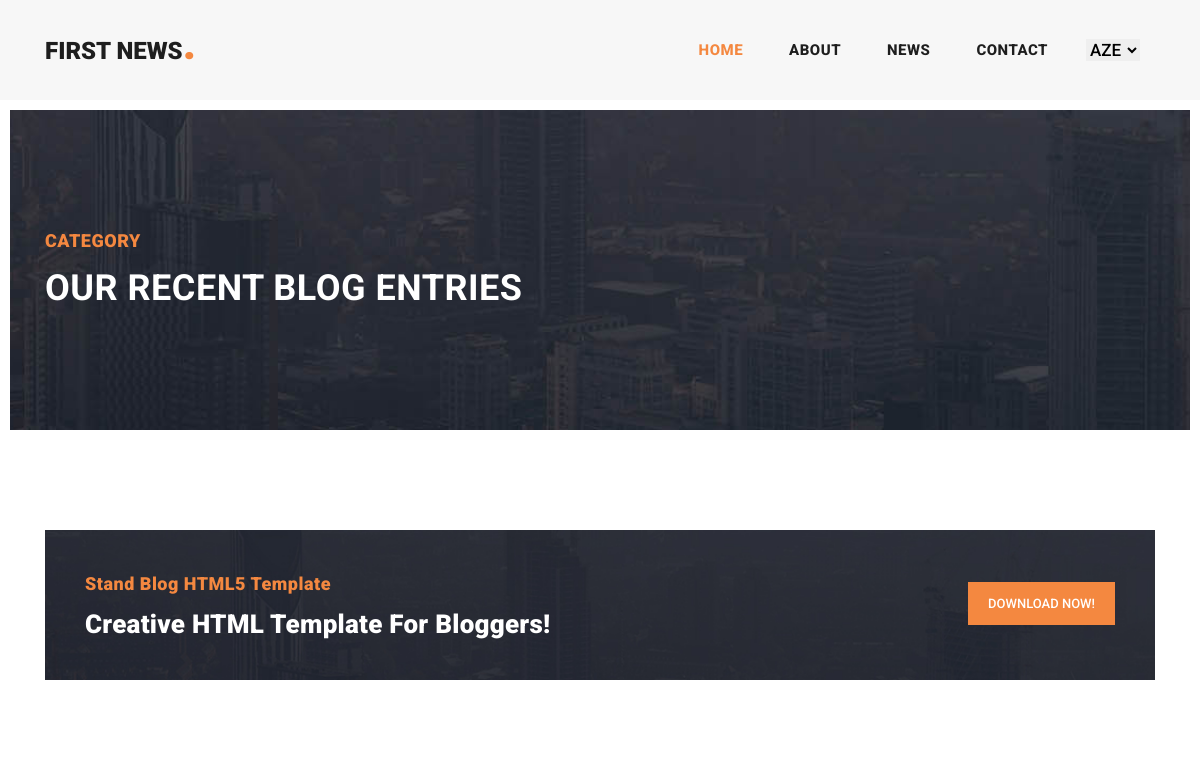
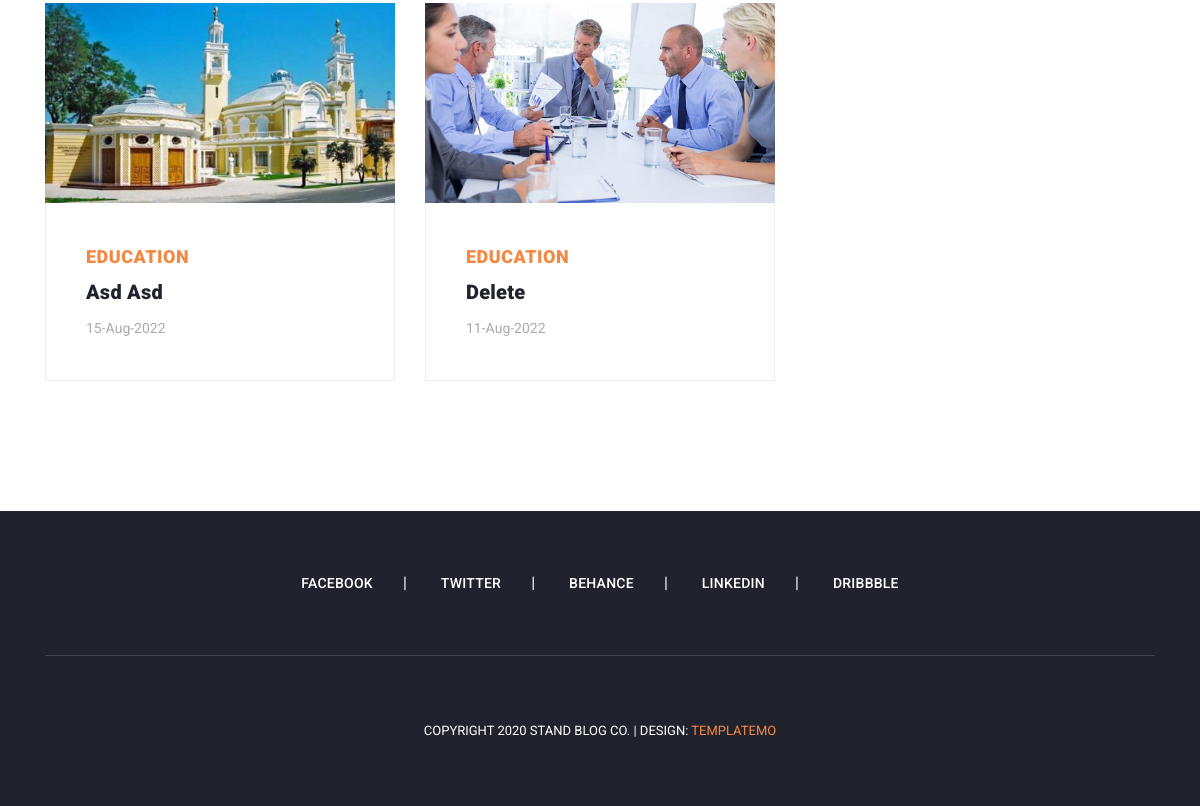
The app's page /category/Education, older data (2 pictures, top to bottom).
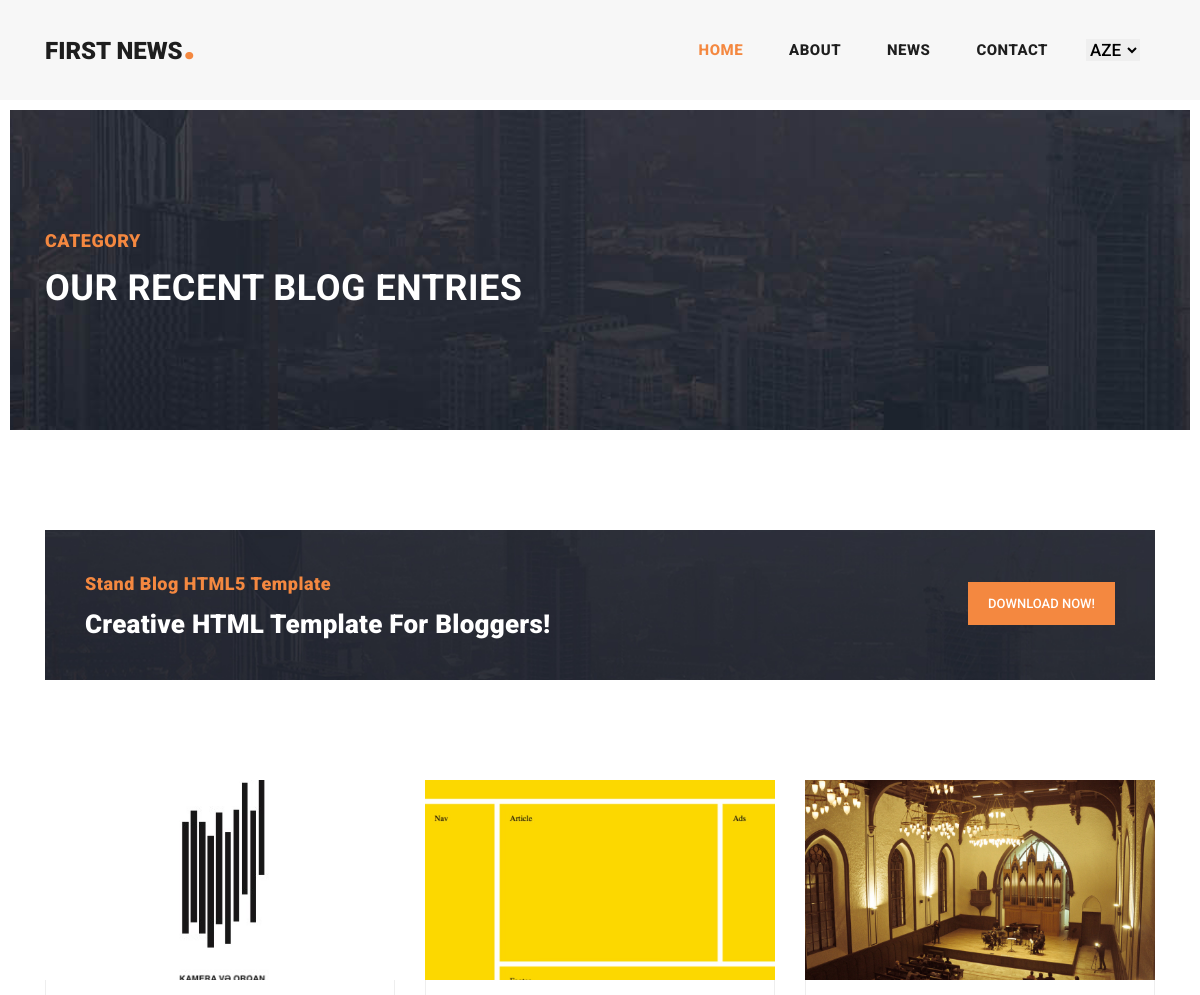
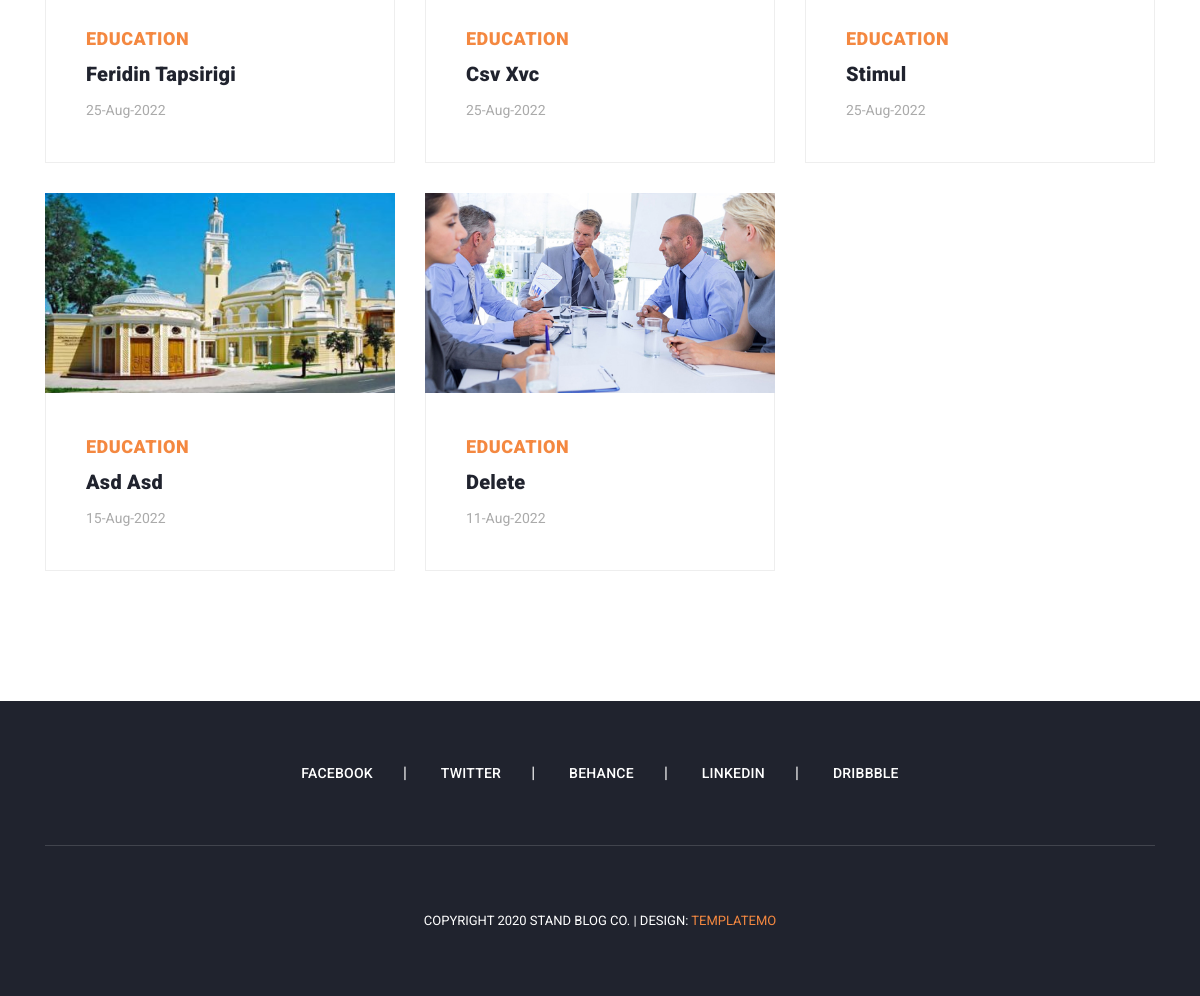
The same page, newer data (2 pictures, top to bottom).
### tables this page shows
CREATE TABLE `news` (
  `n_id` int(11) NOT NULL,
  `n_title` varchar(255) NOT NULL,
  `n_descr` longtext NOT NULL,
  `n_date` varchar(255) NOT NULL,
  `n_category` varchar(255) NOT NULL,
  `n_status` varchar(50) NOT NULL,
  `n_img` varchar(255) NOT NULL,
  `n_img_format` varchar(255) NOT NULL,
  `n_create_date` varchar(255) NOT NULL,
  `n_creater_id` int(255) NOT NULL,
  `n_update_date` varchar(255) NOT NULL,
  `n_updater_id` int(255) NOT NULL
);

### application/controllers/User_controller.php (called while the page is built, shortened)
<?php
class User_controller extends CI_controller{
    public function category($category){
        $category = $this->security->xss_clean($category);
        $data['get_all_news'] = $this->db->order_by('n_id','DESC')->where('n_category',$category)->get('news')->result_array();
        $this->load->view('user/category',$data);
    }
}

### index.php (called while the page is built, shortened)
<?php
require_once BASEPATH.'core/CodeIgniter.php';

### application/views/user/category.php (the view, shortened to what this page needs)
<div class="heading-page header-text">
  <section class="page-heading">
    <div class="container">
      <div class="row">
        <div class="col-lg-12">
          <div class="text-content">
            <h4>Category</h4>
            <h2>Our Recent Blog Entries</h2>
          </div>
        </div>
      </div>
    </div>
  </section>
</div>
<section class="call-to-action">
  <div class="container">
    <div class="row">
      <div class="col-lg-12">
        <div class="main-content">
          <div class="row">
            <div class="col-lg-8">
              <span>Stand Blog HTML5 Template</span>
              <h4>Creative HTML Template For Bloggers!</h4>
            </div>
            <div class="col-lg-4">
              <div class="main-button">
                <a href="https://templatemo.com/tm-551-stand-blog" target="_parent">Download Now!</a>
              </div>
            </div>
          </div>
        </div>
      </div>
    </div>
  </div>
</section>
<section class="blog-posts grid-system">
  <div class="container">
    <div class="row">
      <div class="col-lg-12">
        <div class="all-blog-posts">
          <div class="row">
          <?php foreach($get_all_news as $item){ ?>
            <div class="col-lg-4">
              <div class="blog-post">
                <div class="blog-thumb">
                  <?php if($item['n_img']){ ?>
                    <img class="n_img" src="<?php echo base_url('uploads/news/'.$item['n_img']); ?>" alt="">
                  <?php }else{ ?>
                    <img class="n_img" src="https://encrypted-tbn0.gstatic.com/images?q=tbn:ANd9GcRXXId7iOlJzQM1GZNT4qi0MbbMRTnQ2Rx-vncFr8JdzKmfDVg6wE2nqm5YIm-xvFEE5pw&usqp=CAU" alt="">
                 <?php  } ?>
                </div>
                <div class="down-content">
                  <span><?php echo $item['n_category']; ?></span>
                  <a href="<?php echo base_url('news_single/'.$item['n_id']); ?>">
                    <h4><?php echo $item['n_title']; ?></h4>
                  </a>
                  <ul class="post-info">
                    <li><a href="<?php echo base_url('news_single/'.$item['n_id']); ?>"><?php echo date("d-M-Y", strtotime($item['n_date'])); ?></a></li>
                  </ul>
                </div>
              </div>
            </div>
          <?php } ?>
          </div>
        </div>
      </div>
    </div>
  </div>
</section>

Row changes from the older to the newer data that the page shows:
added news: n_img (picture), n_category "EDUCATION", n_title "Feridin Tapsirigi", n_date "25-Aug-2022"
added news: n_img (picture), n_category "EDUCATION", n_title "Csv Xvc", n_date "25-Aug-2022"
now on this page (row edited): news: n_img (picture), n_category "EDUCATION", n_title "Stimul", n_date "25-Aug-2022"
